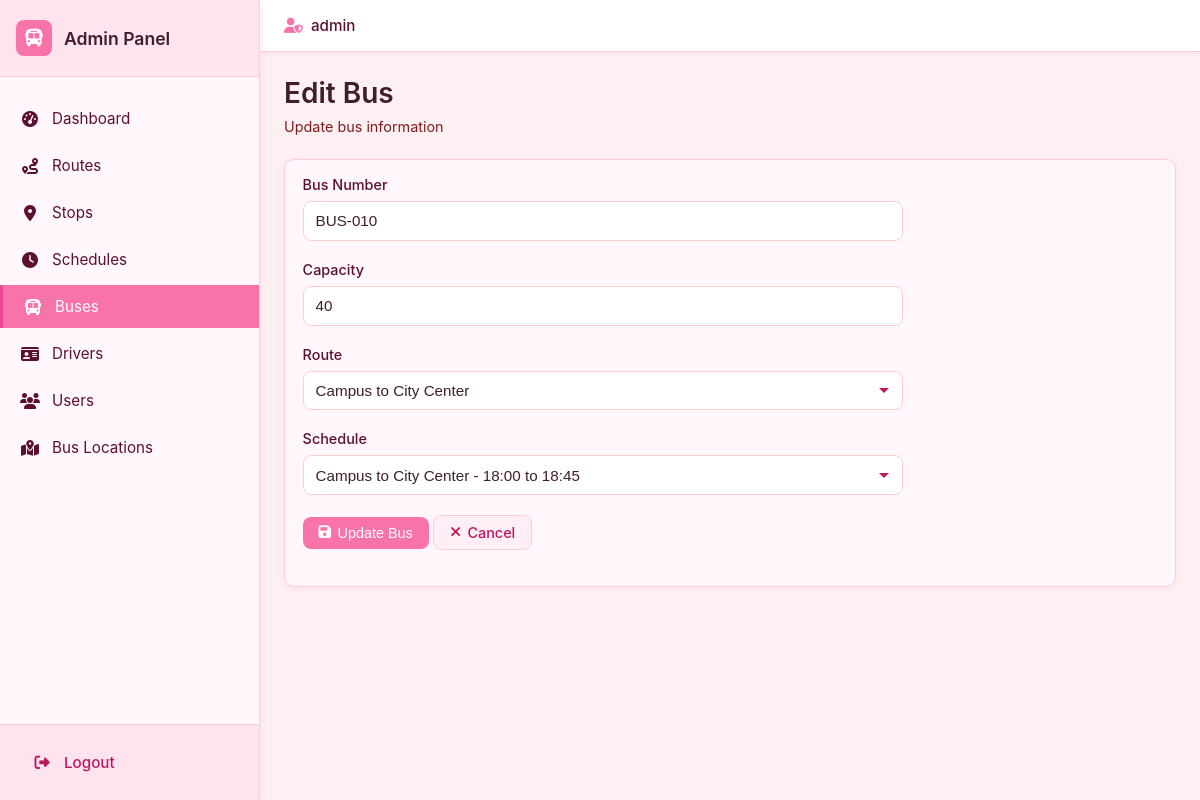
Screenshot of /admin/buses/edit.php?id=10 (signed in) with the database file from the repository.
### tables this page shows
CREATE TABLE `bus` (
  `bus_id` int(11) NOT NULL,
  `bus_num` varchar(50) NOT NULL,
  `capacity` int(11) NOT NULL,
  `route_id` int(11) NOT NULL,
  `schedule_id` int(11) NOT NULL
);

CREATE TABLE `route` (
  `route_id` int(11) NOT NULL,
  `route_name` varchar(100) NOT NULL
);

CREATE TABLE `schedule` (
  `schedule_id` int(11) NOT NULL,
  `departure_time` time NOT NULL,
  `arrival_time` time NOT NULL,
  `route_id` int(11) NOT NULL,
  `admin_id` int(11) NOT NULL,
  `driver_id` int(11) NOT NULL
);

### admin/buses/edit.php (the view, shortened to what this page needs)
<?php
include __DIR__ . "/../../includes/db.php";
$bus = null;
$bus_id = isset($_GET['id']) ? (int)$_GET['id'] : 0;
if ($bus_id > 0) {
    $stmt = mysqli_prepare($conn, "SELECT bus_id, bus_num, capacity, route_id, schedule_id FROM bus WHERE bus_id = ?");
    if ($stmt) {
        mysqli_stmt_bind_param($stmt, "i", $bus_id);
        mysqli_stmt_execute($stmt);
        $result = mysqli_stmt_get_result($stmt);
        $bus = mysqli_fetch_assoc($result);
    }
}
$routes = [];
$schedules = [];
$routes_result = mysqli_query($conn, "SELECT route_id, route_name FROM route ORDER BY route_name ASC");
while ($row = mysqli_fetch_assoc($routes_result)) {
    $routes[] = $row;
}
$schedules_result = mysqli_query($conn, "
    SELECT s.schedule_id, s.departure_time, s.arrival_time, r.route_name
    FROM schedule s
    JOIN route r ON r.route_id = s.route_id
    ORDER BY r.route_name, s.departure_time ASC
");
while ($row = mysqli_fetch_assoc($schedules_result)) {
    $schedules[] = $row;
}
include __DIR__ . "/../../includes/admin_header.php";
?>
<div class="admin-page-header">
    <h1 class="admin-page-title">Edit Bus</h1>
    <p class="admin-page-subtitle">Update bus information</p>
</div>
<div class="admin-card">
    <form method="POST" class="admin-form">
        <div class="admin-form-group">
            <label for="bus_num" class="admin-form-label">Bus Number</label>
            <input
                type="text"
                id="bus_num"
                name="bus_num"
                class="admin-form-control"
                required
                value="<?php echo htmlspecialchars($bus['bus_num']); ?>"
            >
        </div>
        <div class="admin-form-group">
            <label for="capacity" class="admin-form-label">Capacity</label>
            <input
                type="number"
                id="capacity"
                name="capacity"
                class="admin-form-control"
                min="1"
                required
                value="<?php echo htmlspecialchars($bus['capacity']); ?>"
            >
        </div>
        <div class="admin-form-group">
            <label for="route_id" class="admin-form-label">Route</label>
            <select id="route_id" name="route_id" class="admin-form-control admin-form-select" required>
                <?php foreach ($routes as $route): ?>
                    <option value="<?php echo $route['route_id']; ?>" <?php echo ($bus['route_id'] == $route['route_id']) ? 'selected' : ''; ?>>
                        <?php echo htmlspecialchars($route['route_name']); ?>
                    </option>
                <?php endforeach; ?>
            </select>
        </div>
        <div class="admin-form-group">
            <label for="schedule_id" class="admin-form-label">Schedule</label>
            <select id="schedule_id" name="schedule_id" class="admin-form-control admin-form-select" required>
                <?php foreach ($schedules as $schedule): ?>
                    <option value="<?php echo $schedule['schedule_id']; ?>" <?php echo ($bus['schedule_id'] == $schedule['schedule_id']) ? 'selected' : ''; ?>>
                        <?php echo htmlspecialchars($schedule['route_name']); ?> - <?php echo date('H:i', strtotime($schedule['departure_time'])); ?> to <?php echo date('H:i', strtotime($schedule['arrival_time'])); ?>
                    </option>
                <?php endforeach; ?>
            </select>
        </div>
        <div class="admin-form-group">
            <button type="submit" name="update_bus" class="admin-btn admin-btn-primary">
                <i class="fa-solid fa-save"></i> Update Bus
            </button>
            <a href="/bus/admin/buses/index.php" class="admin-btn admin-btn-secondary">
                <i class="fa-solid fa-times"></i> Cancel
            </a>
        </div>
    </form>
</div>
<?php include __DIR__ . "/../../includes/admin_footer.php"; ?>

### assets/css/style.css (style rules this page uses)
*, *::before, *::after { box-sizing: border-box; margin: 0; padding: 0; }
body { font-family: -apple-system, BlinkMacSystemFont, "Segoe UI", Arial, sans-serif; background: #ffeef5; color: #3f1f2a; min-height: 100vh; }

### assets/css/admin.css (style rules this page uses)
.admin-body { margin: 0; padding: 0; font-family: -apple-system, BlinkMacSystemFont, 'Segoe UI', Roboto, 'Helvetica Neue', Arial, sans-serif; background: #fdf0f3; color: #3f1f2a; }
.admin-page-header { margin-bottom: 1.5rem; }
.admin-page-title { font-size: 1.75rem; font-weight: 600; color: #3f1f2a; margin: 0 0 0.5rem 0; }
.admin-page-subtitle { font-size: 0.9rem; color: #7f1d1d; margin: 0; }
.admin-card { background: #fff7fb; border-radius: 0.6rem; padding: 1rem 1.1rem; border: 1px solid #fecdd3; box-shadow: 0 2px 8px rgba(248, 113, 150, 0.12); margin-bottom: 1.25rem; }
.admin-btn { display: inline-flex; align-items: center; gap: 0.4rem; padding: 0.5rem 1rem; border-radius: 0.5rem; border: none; font-size: 0.9rem; font-weight: 500; cursor: pointer; text-decoration: none; transition: all 0.2s ease; }
.admin-btn-primary { background: #f973ab; color: #ffffff; }
.admin-btn-secondary { background: #ffeef5; color: #be185d; border: 1px solid #fecdd3; }
.admin-form { max-width: 600px; }
.admin-form-group { margin-bottom: 1.25rem; }
.admin-form-label { display: block; margin-bottom: 0.5rem; font-weight: 500; color: #5b102f; font-size: 0.9rem; }
.admin-form-control { width: 100%; padding: 0.65rem 0.75rem; border: 1px solid #fecdd3; border-radius: 0.5rem; font-size: 0.95rem; background: #ffffff; color: #3f1f2a; transition: border-color 0.2s ease, box-shadow 0.2s ease; }
.admin-form-select { appearance: none; background-repeat: no-repeat; background-position: right 0.75rem center; padding-right: 2.5rem; }

### rows the page displays
bus: bus_num "BUS-010", capacity "40", route_id "Campus to City Center", schedule_id "Campus to City Center - 18:00 to 18:45"

### other values shown
$_SESSION['admin_username'] "admin"
